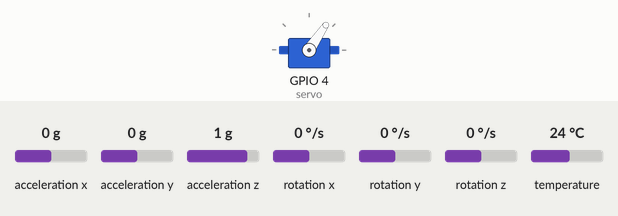
The sketch below on a simulated ESP32. Parts: servo. The test bench sets the inputs (shaded band); at power-on: acceleration y 0 g, acceleration z 1 g, acceleration x 0 g, rotation x 0 °/s, rotation y 0 °/s, rotation z 0 °/s, temperature 24 °C. What the sketch prints to the serial monitor is not drawn.

Above: at 1.3 s.
1.4 s: acceleration y set to 0.8 g
At 1.61 s:
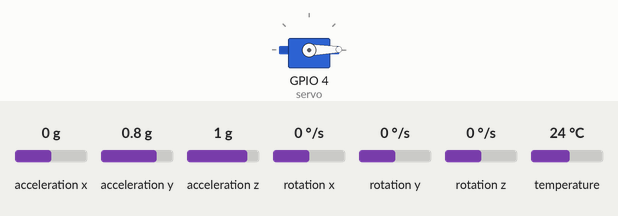
4.4 s: acceleration z set to 0 g
6.1 s: acceleration z set to 1.4 g
At 7.7 s:
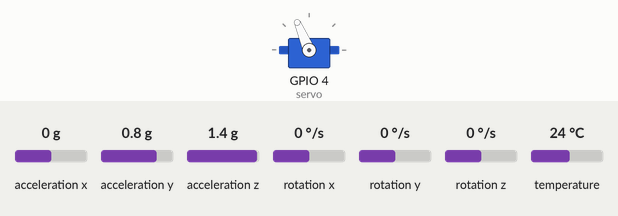
9.1 s: acceleration z set to -1.4 g
Timing chart, 0 to 11.6 s (numbered marks = the images above; inputs shaded):
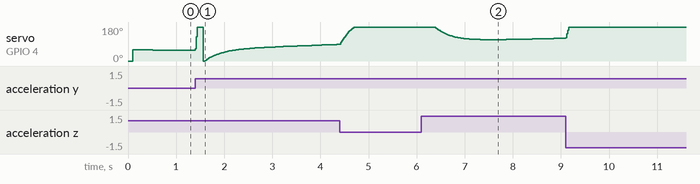

The sketch:

bicycle.ino
```cpp
#include "Wire.h"
#include "I2Cdev.h"
#include "math.h"
#include <NewPing.h>
#include <Wire.h>
#include <Adafruit_MPU6050.h>
#include <Adafruit_Sensor.h>
#include <ESP32Servo.h>
#include <Arduino.h>

Servo servo;
// MPU6050 nesnesi oluştur
Adafruit_MPU6050 mpu;

#define Kp  300
#define Kd  0
#define Ki  30
#define sampleTime  0.002
#define targetAngle 1
//-2.5di

int16_t accY, accZ, gyroX;
volatile int motorPower, gyroRate;
volatile float accAngle, gyroAngle, currentAngle, prevAngle=0, error, prevError=0, errorSum=0;
volatile byte count=0;
int distanceCm;
unsigned long last_time = 0;

unsigned long timeControl = 0;

void setup() {
  // Seri haberleşmeyi başlat
  Serial.begin(115200);

  // I2C haberleşmesini başlat
  Wire.begin(21, 22);

  servo.attach(4);

  servo.write(0);
  // MPU6050'i başlat
  if (!mpu.begin()) {
    Serial.println("MPU6050 başlatılamadı! Bağlantıları kontrol edin.");
    while (1);
  }
  Serial.println("MPU6050 başarıyla başlatıldı!");

  // Sensörün veri hızı ve aralık ayarlarını yap (isteğe bağlı)
  mpu.setAccelerometerRange(MPU6050_RANGE_2_G);
  mpu.setGyroRange(MPU6050_RANGE_250_DEG);
  mpu.setFilterBandwidth(MPU6050_BAND_21_HZ);


  delay(100);

}

void loop() {
  //TO DO sample time bul
  //Serial.println(millis() - timeControl);
  // timeControl = millis();
  sensors_event_t a, g, temp;
  mpu.getEvent(&a, &g, &temp);
   // read acceleration and gyroscope values
  accY = a.acceleration.y;
  accZ = a.acceleration.z;
  gyroX = g.gyro.x;

    // calculate the angle of inclination
  accAngle = atan2(accY, accZ)*RAD_TO_DEG;
  gyroRate = map(gyroX, -32768, 32767, -250, 250);
  gyroAngle = (float)gyroRate*sampleTime;
  currentAngle = 0.9934*(prevAngle + gyroAngle) + 0.0066*(accAngle);   //current angleyi yazdırmayı dene

  error = currentAngle - targetAngle;
  errorSum = errorSum + error;
 // errorSum = constrain(errorSum, -300, 300);
  //calculate output from P, I and D values
  motorPower = Kp*(error) + Ki*(errorSum)*sampleTime - Kd*(currentAngle-prevAngle)/sampleTime;
  prevAngle = currentAngle;


  //motorPower = constrain(motorPower, 0, 180);
  servo.write(map(motorPower, -900, 900, 0,180));
  Serial.println(map(motorPower, -900, 900, 0,180));
  //Serial.println(".");

}
```
